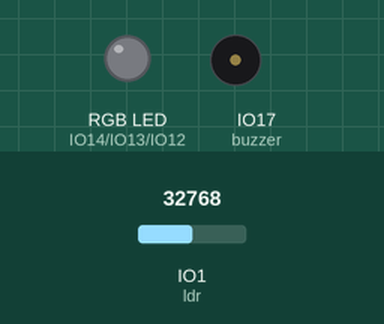
A program run on a simulated ESP32 board running CircuitPython. On the bench: an RGB LED mixed from three pins (HIGH = lit), buzzer (waves = sounding, pin HIGH). The inputs (shaded band) are chosen by the test bench; at power-on: IO1 (ldr) = 32768 (analog values on the 0–65535 scale). What the program prints to the serial console is not drawn.

Above: at 1.2 s.
1.3 s: IO1 (ldr) set to 10560
2.8 s: IO1 (ldr) set to 9296
At 4.0 s:
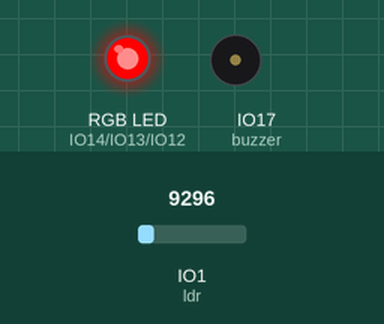
4.3 s: IO1 (ldr) set to 19440
5.8 s: IO1 (ldr) set to 20960
At 6.5 s:
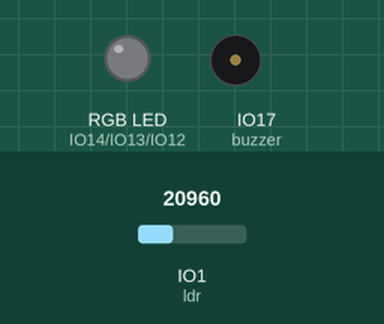
7.3 s: IO1 (ldr) set to 9345
At 7.7 s:
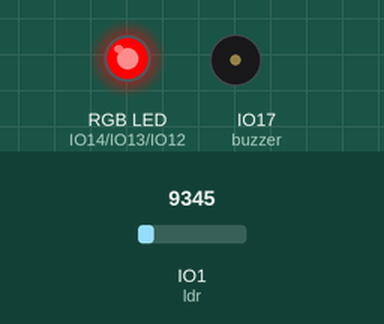
Timing chart, 0 to 9.8 s (numbered marks = the images above; inputs shaded):
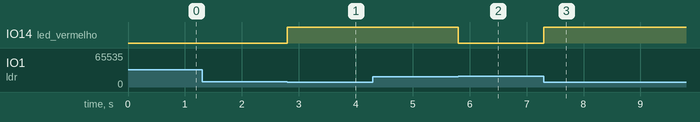

Measured:
- the behaviour switches between 10000 and 9984 on IO1 (ldr) (found by bisection; images 0 and 1)
- the behaviour switches between 20000 and 20016 on IO1 (ldr) (found by bisection; images 1 and 2)
- after the input at 2.8 s, IO14 (led_vermelho): LOW → HIGH at once
- after the input at 5.8 s, IO14 (led_vermelho): HIGH → LOW at once
- after the input at 7.3 s, IO14 (led_vermelho): LOW → HIGH at once

The program:

code.py
```python
# (licence header left out)
import board
import digitalio
import analogio
import time

# Define os pinos para o LDR e LEDs RGB
ldr_pin = board.IO1  # Pino para o LDR
led_vermelho = digitalio.DigitalInOut(board.IO14)
led_verde = digitalio.DigitalInOut(board.IO13)
led_azul = digitalio.DigitalInOut(board.IO12)
buzzer = digitalio.DigitalInOut(board.IO17)

# Configura os LEDs como saídas
led_vermelho.direction = digitalio.Direction.OUTPUT
led_verde.direction = digitalio.Direction.OUTPUT
led_azul.direction = digitalio.Direction.OUTPUT
buzzer.direction = digitalio.Direction.OUTPUT

led_vermelho.value = False
led_verde.value = False
led_azul.value = False
buzzer.value = False

# Configuração do LDR
ldr = analogio.AnalogIn(ldr_pin)

# Loop principal
while True:
    # Lê o valor do LDR e adiciona à lista de leituras antigas
    valor_ldr = ldr.value

    # Imprime o valor da luminosidade no monitor serial
    print("Valor do LDR:", ldr.value)

    if valor_ldr < 10000:
        led_vermelho.value = True
    elif valor_ldr > 20000:
        led_vermelho.value = False
```
